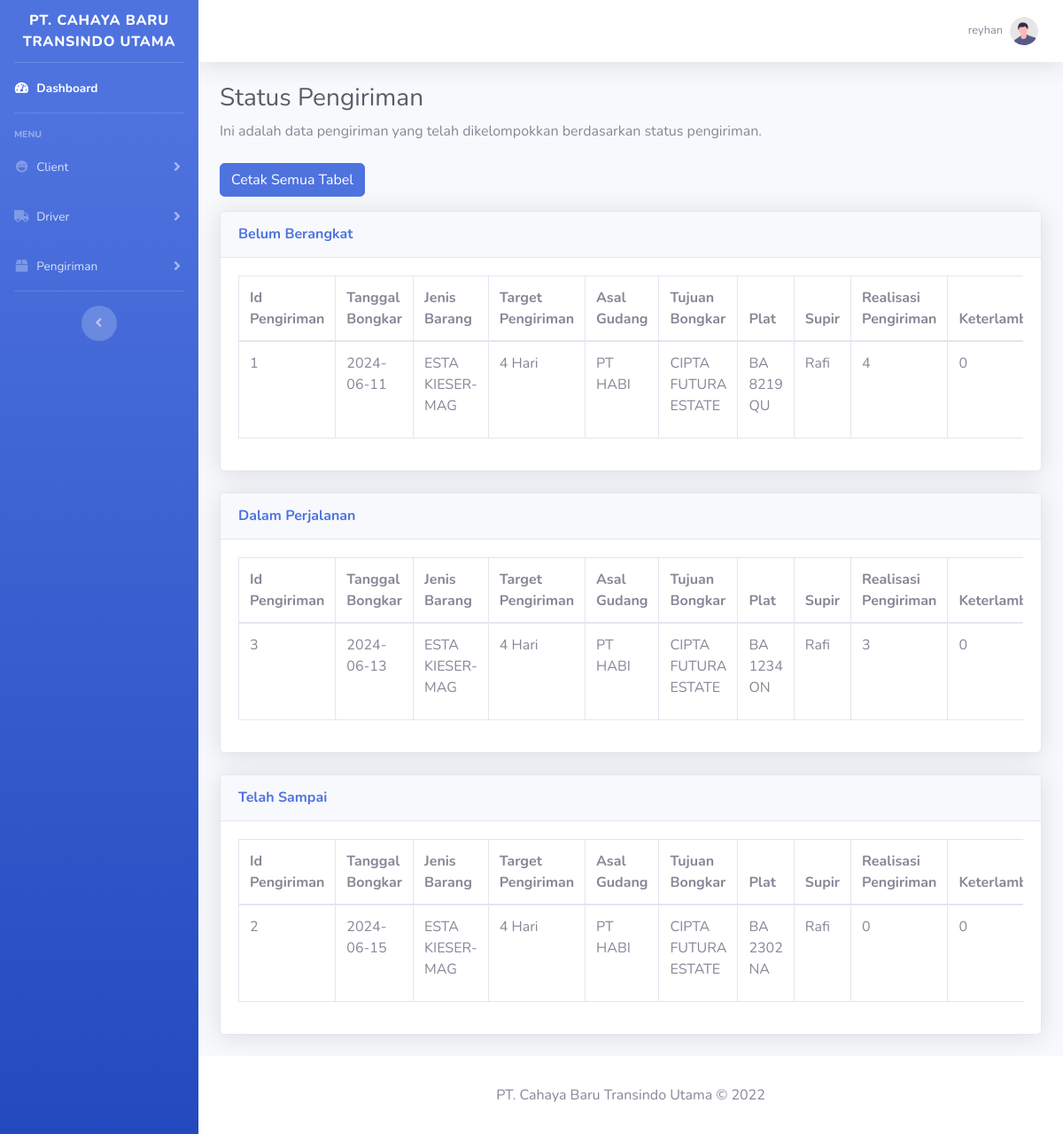
The app's page /status_pengiriman.php (signed in) with its own data.
### tables this page shows
CREATE TABLE `users` (
  `id` int(11) NOT NULL,
  `first_name` varchar(255) NOT NULL,
  `last_name` varchar(255) NOT NULL,
  `email` varchar(255) NOT NULL,
  `password` varchar(255) NOT NULL
);

CREATE TABLE `pengiriman` (
  `shipment_id` int(11) NOT NULL,
  `client_id` int(11) NOT NULL,
  `tanggal_muat` date NOT NULL,
  `tanggal_bongkar` date NOT NULL,
  `jenis_barang` varchar(50) NOT NULL,
  `target_pengiriman` int(11) NOT NULL,
  `asal_gudang_id` int(11) NOT NULL,
  `tujuan_bongkar` varchar(100) NOT NULL,
  `plat` varchar(20) NOT NULL,
  `driver_id` int(11) NOT NULL,
  `realisasi_pengiriman` int(11) NOT NULL,
  `keterlambatan` int(11) DEFAULT NULL,
  `status_pengiriman` enum('Belum Berangkat','Dalam Perjalanan','Telah Sampai') NOT NULL
);

CREATE TABLE `gudang` (
  `warehouse_id` int(11) NOT NULL,
  `nama_gudang` varchar(100) NOT NULL,
  `alamat_gudang` varchar(200) NOT NULL,
  `kapasitas` int(11) NOT NULL,
  `kapasitas_terpakai` int(11) NOT NULL
);

CREATE TABLE `driver` (
  `driver_id` int(11) NOT NULL,
  `nama_supir` varchar(100) NOT NULL,
  `alamat` varchar(200) NOT NULL,
  `telepon` varchar(15) NOT NULL,
  `email` varchar(100) NOT NULL
);

### status_pengiriman.php (the view, shortened to what this page needs)
<?php
include 'db.php';
$result = mysqli_query($conn, "SELECT
    pengiriman.shipment_id AS 'Id Pengiriman',
    pengiriman.tanggal_bongkar AS 'Tanggal Bongkar',
    pengiriman.jenis_barang AS 'Jenis Barang',
    pengiriman.target_pengiriman AS 'TARGET PENGIRIMAN',
    gudang.nama_gudang AS 'ASAL GUDANG',
    pengiriman.tujuan_bongkar AS 'TUJUAN BONGKAR',
    pengiriman.plat AS 'PLAT',
    driver.nama_supir AS 'SUPIR',
    pengiriman.realisasi_pengiriman AS 'REALISASI PENGIRIMAN',
    pengiriman.keterlambatan AS 'KETERLAMBATAN',
    pengiriman.status_pengiriman AS 'Status'
FROM
    pengiriman
INNER JOIN
    client ON pengiriman.client_id = client.client_id
INNER JOIN
    driver ON pengiriman.driver_id = driver.driver_id
INNER JOIN
    gudang ON pengiriman.asal_gudang_id = gudang.warehouse_id;");
$tables = array(
    'Belum Berangkat' => '',
    'Dalam Perjalanan' => '',
    'Telah Sampai' => ''
);
while ($row = mysqli_fetch_assoc($result)) {
    $tables[$row['Status']] .= '<tr>
                    <td>' . $row['Id Pengiriman'] . '</td>
                    <td>' . $row['Tanggal Bongkar'] . '</td>
                    <td>' . $row['Jenis Barang'] . '</td>
                    <td>' . $row['TARGET PENGIRIMAN'] . ' Hari</td>
                    <td>' . $row['ASAL GUDANG'] . '</td>
                    <td>' . $row['TUJUAN BONGKAR'] . '</td>
                    <td>' . $row['PLAT'] . '</td>
                    <td>' . $row['SUPIR'] . '</td>
                    <td>' . $row['REALISASI PENGIRIMAN'] . '</td>
                    <td>' . $row['KETERLAMBATAN'] . '</td>
                    <td>' . $row['Status'] . '</td>
                    <td class="hilang">
                        <a href="edit_pengiriman.php?id=' . $row['Id Pengiriman'] . '" class="btn btn-warning">Edit</a>
                        <a href="hapus_pengiriman.php?id=' . $row['Id Pengiriman'] . '" class="btn btn-danger mt-2">Hapus</a>
                    </td>
                </tr>';
}
$user_id = $_SESSION['user_id'];
$sql = "SELECT first_name, last_name FROM users WHERE id = '$user_id' LIMIT 1";
$result1 = $conn->query($sql);
$row1 = $result1->fetch_assoc();
?>
<!DOCTYPE html>
<html lang="en">
<head>
    <link href="vendor/fontawesome-free/css/all.min.css" rel="stylesheet" type="text/css">
    <link href="css/sb-admin-2.min.css" rel="stylesheet">
    <link href="vendor/datatables/dataTables.bootstrap4.min.css" rel="stylesheet">
</head>
<body id="page-top">
    <div id="wrapper">
        <ul class="navbar-nav bg-gradient-primary sidebar sidebar-dark accordion" id="accordionSidebar">
            <a class="sidebar-brand d-flex align-items-center justify-content-center" href="index.php">
                <div class="sidebar-brand-text mx-1 ">PT. Cahaya Baru Transindo Utama</div>
            </a>
            <hr class="sidebar-divider my-0">
            <li class="nav-item active">
                <a class="nav-link" href="index.php">
                    <i class="fas fa-fw fa-tachometer-alt"></i>
                    <span>Dashboard</span></a>
            </li>
            <hr class="sidebar-divider">
            <div class="sidebar-heading">
                Menu
            </div>
            <li class="nav-item">
                <a class="nav-link collapsed" href="#" data-toggle="collapse" data-target="#collapseTwo"
                    aria-expanded="true" aria-controls="collapseTwo">
                    <i class="fas fa-fw fa-laugh-wink"></i>
                    <span>Client</span>
                </a>
            </li>
            <li class="nav-item">
                <a class="nav-link collapsed" href="#" data-toggle="collapse" data-target="#collapseUtilities"
                    aria-expanded="true" aria-controls="collapseUtilities">
                    <i class="fas fa-fw fa-truck"></i>
                    <span>Driver</span>
                </a>
            </li>
            <li class="nav-item">
                <a class="nav-link collapsed" href="#" data-toggle="collapse" data-target="#collapsePages"
                    aria-expanded="true" aria-controls="collapsePages">
                    <i class="fas fa-fw fa-box"></i>
                    <span>Pengiriman</span>
                </a>
            </li>
            <hr class="sidebar-divider d-none d-md-block">
            <div class="text-center d-none d-md-inline">
                <button class="rounded-circle border-0" id="sidebarToggle"></button>
            </div>
        </ul>
        <div id="content-wrapper" class="d-flex flex-column">
            <div id="content">
                <nav class="navbar navbar-expand navbar-light bg-white topbar mb-4 static-top shadow">
                    <ul class="navbar-nav ml-auto">
                        <li class="nav-item dropdown no-arrow">
                            <a class="nav-link dropdown-toggle" href="#" id="userDropdown" role="button"
                                data-toggle="dropdown" aria-haspopup="true" aria-expanded="false">
                                <span
                                    class="mr-2 d-none d-lg-inline text-gray-600 small"><?= $row1["first_name"] ?></span>
                                <img class="img-profile rounded-circle" src="img/undraw_profile.svg">
                            </a>
                        </li>
                    </ul>
                </nav>
                <div class="container-fluid">
                    <h1 class="h3 mb-2 text-gray-800">Status Pengiriman</h1>
                    <p class="mb-4">Ini adalah data pengiriman yang telah dikelompokkan berdasarkan status pengiriman.
                    </p>
                    <div class=" mb-3">
                        <button class="btn btn-primary hilang" onclick="printAllTables()">Cetak Semua Tabel</button>
                    </div>
                    <?php foreach ($tables as $status => $table) : ?>
                    <div class="card shadow mb-4">
                        <div class="card-header py-3">
                            <h6 class="m-0 font-weight-bold text-primary"><?php echo $status; ?></h6>
                        </div>
                        <div class="card-body">
                            <div class="table-responsive">
                                <table class="table table-bordered" width="100%" cellspacing="0">
                                    <thead>
                                        <tr>
                                            <th>Id Pengiriman</th>
                                            <th>Tanggal Bongkar</th>
                                            <th>Jenis Barang</th>
                                            <th>Target Pengiriman</th>
                                            <th>Asal Gudang</th>
                                            <th>Tujuan Bongkar</th>
                                            <th>Plat</th>
                                            <th>Supir</th>
                                            <th>Realisasi Pengiriman</th>
                                            <th>Keterlambatan</th>
                                        </tr>
                                    </thead>
                                    <tbody>
                                        <?php echo $table; ?>
                                    </tbody>
                                </table>
                            </div>
                        </div>
                    </div>
                    <?php endforeach; ?>
                </div>
            </div>
            <footer class="sticky-footer bg-white">
                <div class="container my-auto">
                    <div class="text-center my-auto">
                        <span>PT. Cahaya Baru Transindo Utama &copy; 2022</span>
                    </div>
                </div>
            </footer>
        </div>
    </div>
</body>
</html>

### records on screen
users: first_name "reyhan"
pengiriman: status "Belum Berangkat", shipment_id "1", tanggal_bongkar "2024-06-11", jenis_barang "ESTA KIESER-MAG", target_pengiriman "4", tujuan_bongkar "CIPTA FUTURA ESTATE", plat "BA 8219 QU", realisasi_pengiriman "4", keterlambatan "0"
gudang: nama_gudang "PT HABI"
driver: nama_supir "Rafi"
pengiriman: status "Dalam Perjalanan", shipment_id "3", tanggal_bongkar "2024-06-13", jenis_barang "ESTA KIESER-MAG", target_pengiriman "4", tujuan_bongkar "CIPTA FUTURA ESTATE", plat "BA 1234 ON", realisasi_pengiriman "3", keterlambatan "0"
pengiriman: status "Telah Sampai", shipment_id "2", tanggal_bongkar "2024-06-15", jenis_barang "ESTA KIESER-MAG", target_pengiriman "4", tujuan_bongkar "CIPTA FUTURA ESTATE", plat "BA 2302 NA", realisasi_pengiriman "0", keterlambatan "0"
